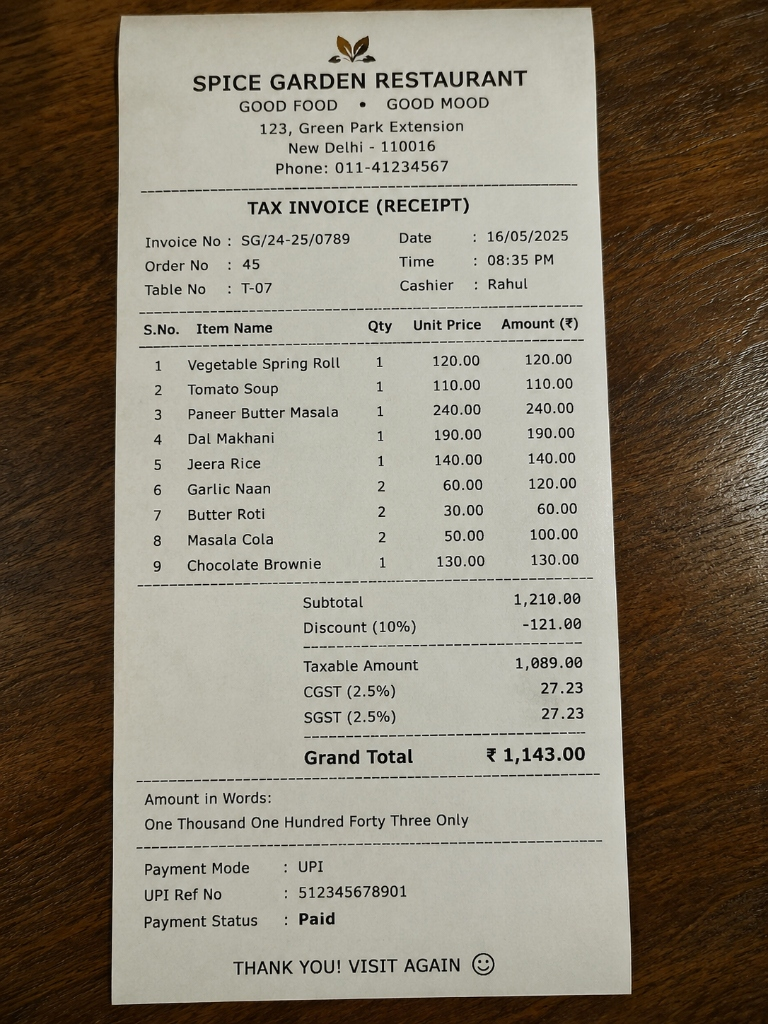
#> input picture data/restaurant_receipt_sample.jpg, 768 x 1024 px
$ python -i image_enhancer.py   (imports and definitions only)
#> lines starting #> are read from the running program, lines starting #| are printed output that depends on the picture; after the words box and inside, x2 and y2 are one past the last pixel; in counts of white or black regions, pixels touching at a corner belong together
"""
Image Enhancer for Document AI.

Implements intelligent computer vision preprocessing:
1. Skew angle detection & correction (deskewing)
2. 90/180/270 degree orientation detection & correction
3. Adaptive contrast enhancement (CLAHE) for faint or low-contrast scans
4. Edge-preserving bilateral denoising for noisy/grainy captures
"""

from __future__ import annotations

import logging
from typing import Any, Dict, Optional, Tuple, Union

import cv2
import numpy as np

logger = logging.getLogger(__name__)


def load_image(image_input: Union[str, np.ndarray]) -> np.ndarray:
    """Load image from path or return existing array."""
    if isinstance(image_input, str):
        img = cv2.imread(image_input)
        if img is None:
            raise FileNotFoundError(f"Unable to read image at path: {image_input}")
        return img
    elif isinstance(image_input, np.ndarray):
        return image_input.copy()
    else:
        raise TypeError(f"Expected file path str or np.ndarray, got {type(image_input)}")


def detect_skew_angle(image: np.ndarray) -> float:
    """
    Detect slight skew angle (-45 to +45 degrees) using minAreaRect on text contours.
    """
    gray = cv2.cvtColor(image, cv2.COLOR_BGR2GRAY) if len(image.shape) == 3 else image
    # Otsu thresholding with inversion
    _, thresh = cv2.threshold(gray, 0, 255, cv2.THRESH_BINARY_INV + cv2.THRESH_OTSU)

    # Dilate horizontally to connect words into lines
    kernel = cv2.getStructuringElement(cv2.MORPH_RECT, (30, 3))
    dilated = cv2.dilate(thresh, kernel, iterations=2)

    # Find contours of text lines
    contours, _ = cv2.findContours(dilated, cv2.RETR_EXTERNAL, cv2.CHAIN_APPROX_SIMPLE)
    angles = []

    for cnt in contours:
        area = cv2.contourArea(cnt)
        if area < 100:
            continue
        rect = cv2.minAreaRect(cnt)
        angle = rect[-1]

        # OpenCV minAreaRect angle normalization
        if angle < -45:
            angle = -(90 + angle)
        elif angle > 45:
            angle = 90 - angle
        else:
            angle = -angle

        if abs(angle) < 45:
            angles.append(angle)

    if not angles:
        return 0.0

    # Robust median skew
    median_angle = float(np.median(angles))
    return median_angle if abs(median_angle) >= 0.5 else 0.0


def correct_skew(image: np.ndarray, angle: Optional[float] = None) -> Tuple[np.ndarray, float]:
    """
    Rotate image to correct detected skew angle.
    """
    if angle is None:
        angle = detect_skew_angle(image)

    if abs(angle) < 0.5:
        return image, 0.0

    (h, w) = image.shape[:2]
    center = (w // 2, h // 2)
    m = cv2.getRotationMatrix2D(center, angle, 1.0)
    rotated = cv2.warpAffine(
        image,
        m,
        (w, h),
        flags=cv2.INTER_CUBIC,
        borderMode=cv2.BORDER_REPLICATE,
    )
    return rotated, angle


def detect_orientation_angle(image: np.ndarray) -> int:
    """
    Check if document is rotated by 90, 180, or 270 degrees using horizontal vs vertical projection variance.
    """
    gray = cv2.cvtColor(image, cv2.COLOR_BGR2GRAY) if len(image.shape) == 3 else image
    _, binary = cv2.threshold(gray, 0, 255, cv2.THRESH_BINARY_INV + cv2.THRESH_OTSU)

    # Standard reading text has much higher variance in horizontal projection (lines) than vertical
    h_proj = np.sum(binary, axis=1)
    v_proj = np.sum(binary, axis=0)

    h_var = float(np.var(h_proj))
    v_var = float(np.var(v_proj))

    # If vertical variance is significantly higher than horizontal, the text lines are likely vertical (90 or 270 deg)
    if v_var > h_var * 1.6:
        return 90
    return 0


def enhance_contrast_adaptive(image: np.ndarray, clip_limit: float = 2.0, grid_size: int = 8) -> np.ndarray:
    """
    Apply Contrast Limited Adaptive Histogram Equalization (CLAHE) for faint or shadowed scans.
    """
    clahe = cv2.createCLAHE(clipLimit=clip_limit, tileGridSize=(grid_size, grid_size))
    if len(image.shape) == 3:
        lab = cv2.cvtColor(image, cv2.COLOR_BGR2LAB)
        lab_planes = list(cv2.split(lab))
        lab_planes[0] = clahe.apply(lab_planes[0])
        enhanced_lab = cv2.merge(lab_planes)
        return cv2.cvtColor(enhanced_lab, cv2.COLOR_LAB2BGR)
    else:
        return clahe.apply(image)


def denoise_document(image: np.ndarray, diameter: int = 5, sigma_color: float = 50.0, sigma_space: float = 50.0) -> np.ndarray:
    """
    Apply edge-preserving bilateral filtering to remove scan noise while keeping text edges sharp.
    """
    return cv2.bilateralFilter(image, diameter, sigma_color, sigma_space)


def preprocess_document_image(
    image_input: Union[str, np.ndarray],
    enable_deskew: bool = True,
    enable_clahe: bool = True,
    enable_denoise: bool = True,
) -> Tuple[np.ndarray, Dict[str, Any]]:
    """
    Intelligent end-to-end preprocessing pipeline.
    Preserves original document structure while optimizing for OCR quality.
    """
    image = load_image(image_input)
    metadata: Dict[str, Any] = {
        "original_shape": list(image.shape),
        "skew_angle_corrected": 0.0,
        "orientation_angle_corrected": 0,
        "clahe_applied": False,
        "denoise_applied": False,
    }

    # 1. Orientation check
    orient_angle = detect_orientation_angle(image)
    if orient_angle == 90:
        image = cv2.rotate(image, cv2.ROTATE_90_CLOCKWISE)
        metadata["orientation_angle_corrected"] = 90
    elif orient_angle == 270:
        image = cv2.rotate(image, cv2.ROTATE_90_COUNTERCLOCKWISE)
        metadata["orientation_angle_corrected"] = 270

    # 2. Deskew check
    if enable_deskew:
        skew_angle = detect_skew_angle(image)
        if abs(skew_angle) >= 0.5:
            image, corrected_angle = correct_skew(image, skew_angle)
            metadata["skew_angle_corrected"] = round(corrected_angle, 2)

    # 3. Check contrast level
    gray = cv2.cvtColor(image, cv2.COLOR_BGR2GRAY) if len(image.shape) == 3 else image
    std_dev = float(np.std(gray))
    if enable_clahe and std_dev < 60.0:  # low contrast image
        image = enhance_contrast_adaptive(image)
        metadata["clahe_applied"] = True

    # 4. Check noise level (Laplacian variance of blur)
    if enable_denoise:
        image = denoise_document(image)
        metadata["denoise_applied"] = True

    metadata["final_shape"] = list(image.shape)
    return image, metadata

>>> import cv2
>>> picture = cv2.imread('../data/restaurant_receipt_sample.jpg')
#> picture is the input picture: shape (1024, 768, 3); mean B, G, R 110.1, 125.6, 134.6
>>> result = preprocess_document_image(picture)
#> in detect_orientation_angle, `_, binary = cv2.threshold(gray, 0, 255, cv2.THRESH_BINARY_INV + cv2.TH..`:
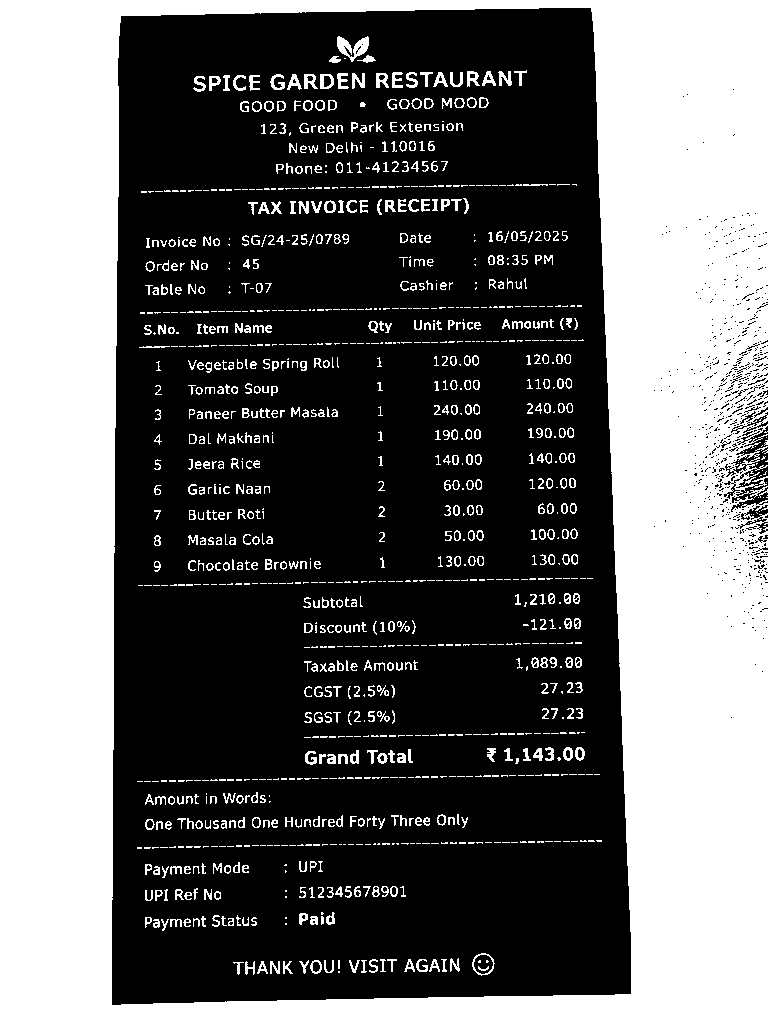
#> binary: shape (1024, 768); 40.8% white; 1177 white regions (576 under 20 px), largest, box (x1, y1, x2, y2) and area: (0, 0, 768, 1024) 291549, (337, 36, 369, 62) 415, (352, 73, 365, 89) 127
#> in detect_orientation_angle, `h_proj = np.sum(binary, axis=1)`: h_proj = 1024 values, max 195840 at index 0, min 60435 at index 502, mean 79830.2
#> in detect_orientation_angle, `v_proj = np.sum(binary, axis=0)`: v_proj = 768 values, max 261120 at index 0, min 9180 at index 121, mean 106440.3
#> in detect_orientation_angle, `h_var = float(np.var(h_proj))`: h_var = 540443055.1
#> in detect_orientation_angle, `v_var = float(np.var(v_proj))`: v_var = 1.18e+10
#> in preprocess_document_image, `orient_angle = detect_orientation_angle(image)`: orient_angle = 90
#> in preprocess_document_image, `image = cv2.rotate(image, cv2.ROTATE_90_CLOCKWISE)`:
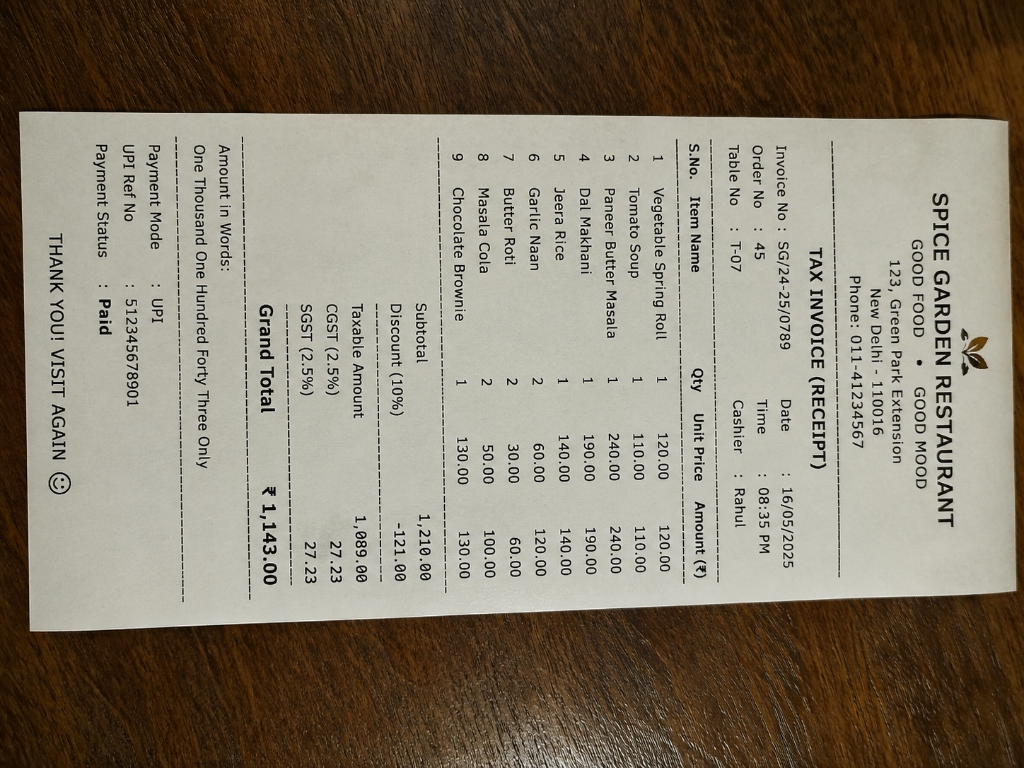
#> image: shape (768, 1024, 3); mean B, G, R 110.1, 125.6, 134.6
#> in detect_skew_angle, `gray = cv2.cvtColor(image, cv2.COLOR_BGR2GRAY) if len(image.shape) == ..`:
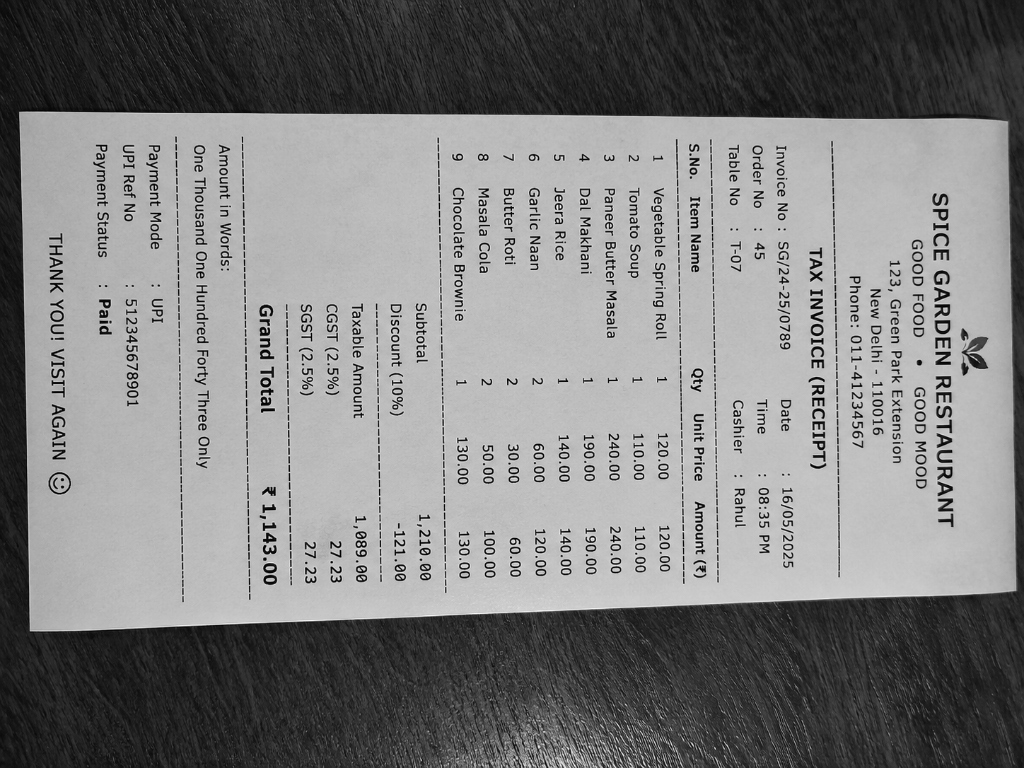
#> gray: shape (768, 1024); min 0, max 248, mean 126.6
#> in detect_skew_angle, `_, thresh = cv2.threshold(gray, 0, 255, cv2.THRESH_BINARY_INV + cv2.TH..`:
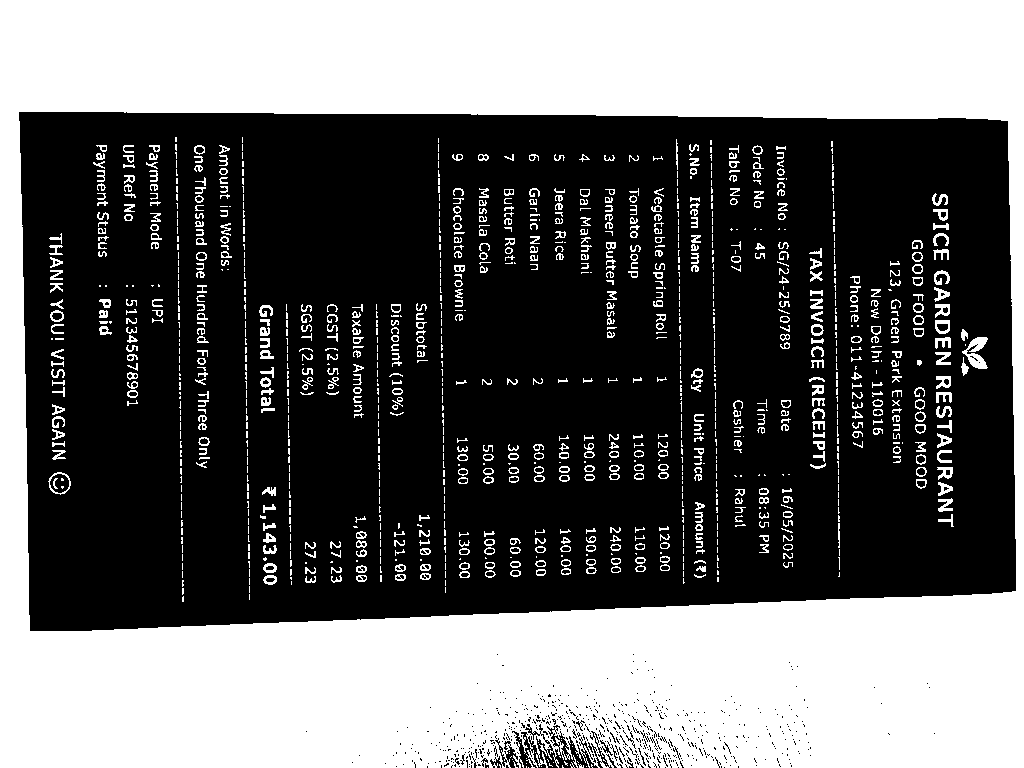
#> thresh: shape (768, 1024); 40.8% white; 1177 white regions (576 under 20 px), largest, box (x1, y1, x2, y2) and area: (0, 0, 1024, 768) 291549, (962, 337, 988, 369) 415, (935, 352, 951, 365) 127
#> in detect_skew_angle, `dilated = cv2.dilate(thresh, kernel, iterations=2)`:
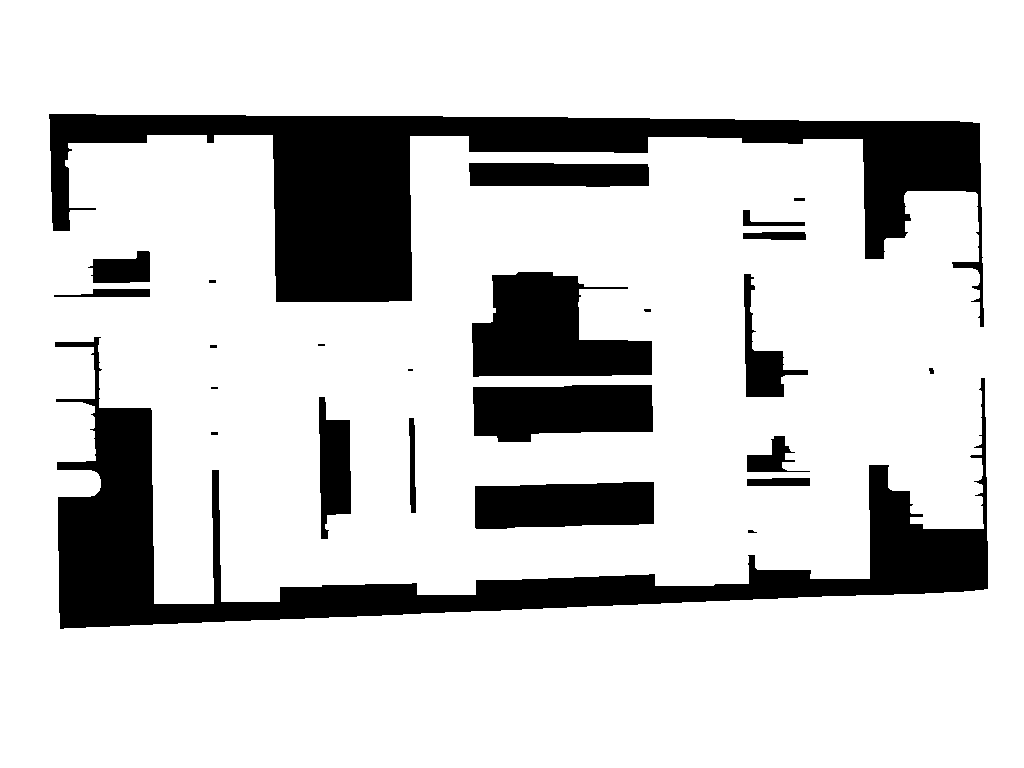
#> dilated: shape (768, 1024); 81.5% white; 25 black regions (3 under 20 px), largest, box (x1, y1, x2, y2) and area: (49, 114, 984, 327) 55039, (55, 337, 988, 629) 47057, (472, 272, 652, 377) 12516
#> in detect_skew_angle, `contours, _ = cv2.findContours(dilated, cv2.RETR_EXTERNAL, cv2.CHAIN_A..`: contours = [[[0, 0], [0, 767], [1023, 767], [1023, 0]]]
#> the loop in detect_skew_angle, `for cnt in contours:` made 1 pass
#> (cnt, area, rect, angle) on pass 1: ([[0, 0], [0, 767], [1023, 767], [1023, 0]], 784641, ((511.5, 383.5), (767, 1023), -90), 0)
#> after the loop in detect_skew_angle, `for cnt in contours:`: angles = [0]
#> in detect_skew_angle, `median_angle = float(np.median(angles))`: median_angle = 0
#> in preprocess_document_image, `std_dev = float(np.std(gray))`: std_dev = 71.93
